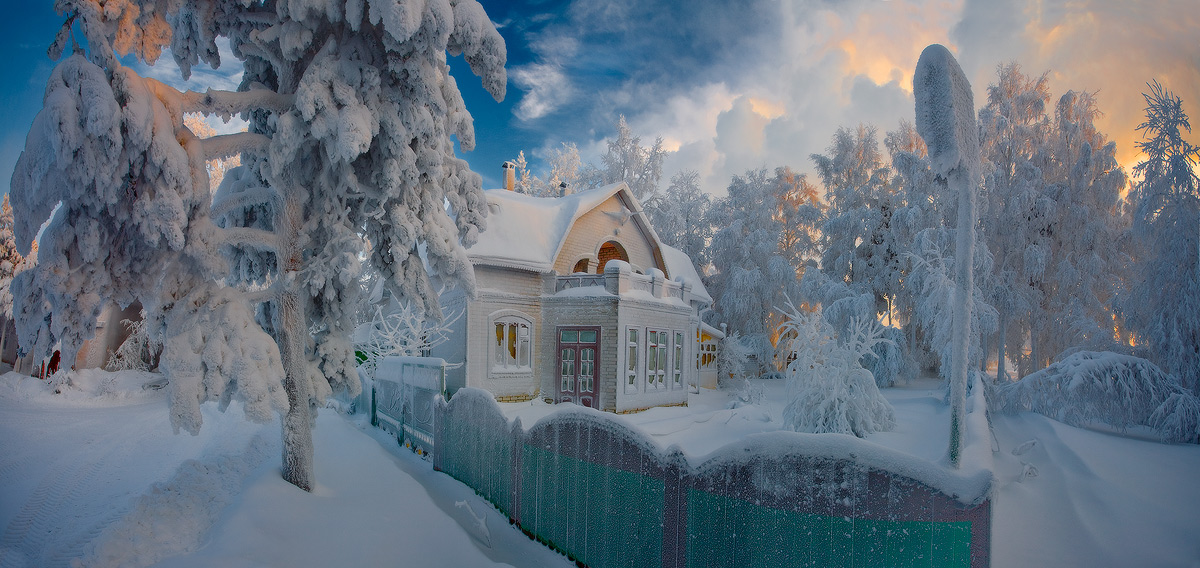
#> input picture 06_pract_regression/image.jpg, 1200 x 568 px, found by its file name
$ python pyp.py
#> lines starting #> are read from the running program, lines starting #| are printed output that depends on the picture
from PIL import Image
import numpy as np

from sklearn import linear_model
import matplotlib.pyplot as plt

im = Image.open('C:/Users/MAGI/Desktop/image.JPG')
#> im is the input picture: PIL image 1200x568 RGB; mean R, G, B 101.8, 114.2, 126.7
data=np.array(im.getdata()).reshape([im.height,im.width,3])

x = np.arange(0, im.width)
#> x = 1200 values from 0 to 1199
X = np.array([x, x**2.0, x**3.0, x**4.0, x**5.0]).transpose()

y = data[0, :, 2]
#> y = 1200 values, max 200 at index 263, min 38 at index 83, mean 132.5

b = data[0, :, 2]
#> b has the same summary as y
g = data[0, :, 1]
#> g = 1200 values, max 196 at index 885, min 28 at index 365, mean 117.3
r = data[0, :, 0]
#> r = 1200 values, max 205 at index 886, min 0 at index 0, mean 103.7

plt.plot(r,'-r',g,'-g',b,'-b')

lm = linear_model.LinearRegression()
lm.fit(X, y)
predicted = lm.predict(X)

bits_per_channel = 3
#1 bit fo minus or plus
# 4 => 3 bits for colors 2^3 = 8
threshold = 2**(bits_per_channel-1)-1

newData=np.clip(-threshold,threshold,data)
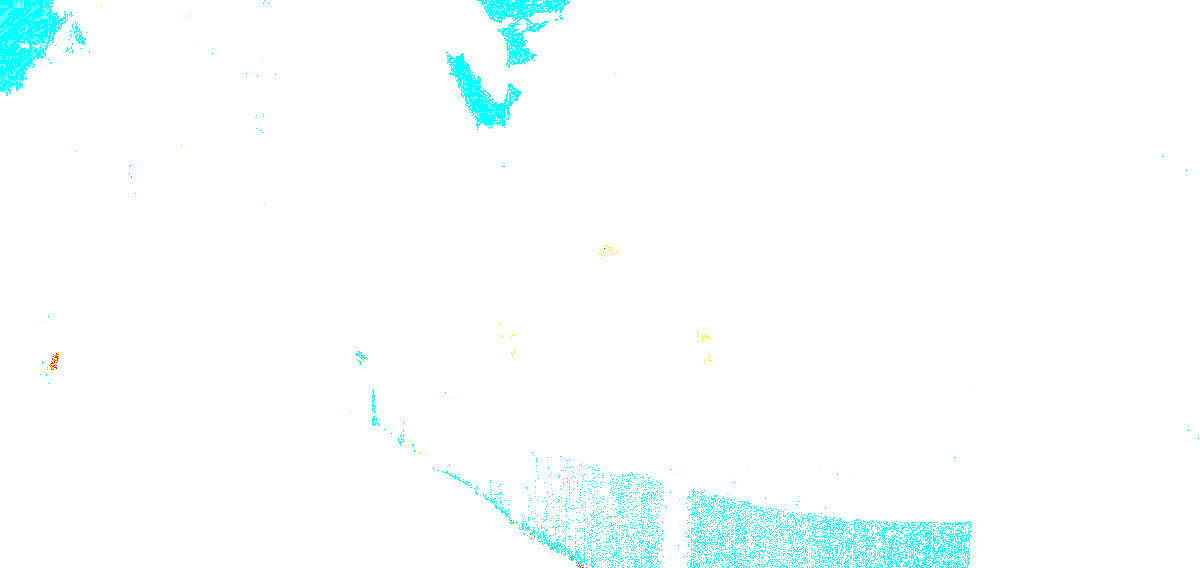
#> newData: shape (568, 1200, 3) int64; mean R, G, B 2.93, 3, 3; drawn with min black and max white


diff = y - predicted
#> diff = 1200 values, max 101.4 at index 263, min -67.15 at index 365, mean 1.77e-14
diff = np.clip(diff, -threshold, threshold)
#> diff = 1200 values, max 3 at index 0, min -3 at index 59, mean -0.00315

y = predicted + diff
#> y = 1200 values, max 175.7 at index 946, min 93.28 at index 139, mean 132.5
y = np.clip(np.round(y), 0, 255)
#> y = 1200 values, max 176 at index 928, min 93 at index 90, mean 132.5

mas = [[0]*3 for i in range(im.height)]
for i in range(im.height):
    for j in range(3):
            y = data[i, :, j]
            lm = linear_model.LinearRegression()
            lm.fit(X, y)
            predicted = lm.predict(X)
            diff = y - predicted
            diff = np.clip(diff, -threshold, threshold)
            y = predicted + diff
            y = np.clip(np.round(y), 0, 255)
            mas[i][j] = y.astype(int)
#> after the loop, mas = 568 items

pix = im.load()
for i in range(im.height):
    for j in range(im.width):
        for k in range(3):
            _list = list(pix[j, i])
            _list[k] = mas[i][k][j]
            pix[j, i] = tuple(_list)


im.save('ready.png')
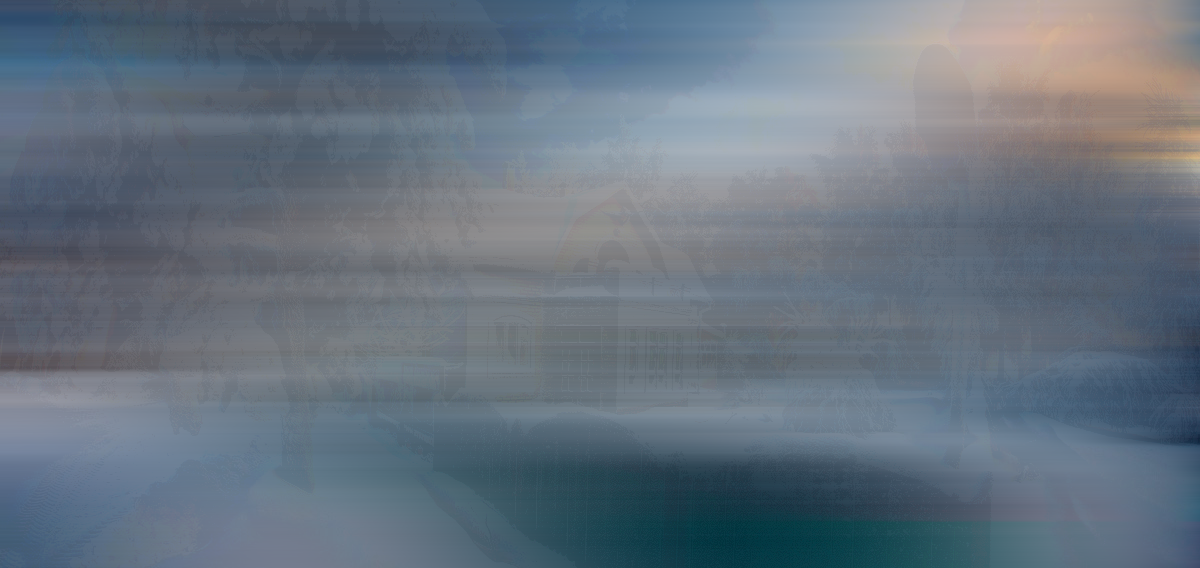
#> saved as ready.png: PIL image 1200x568 RGB; mean R, G, B 101.8, 114.3, 126.9
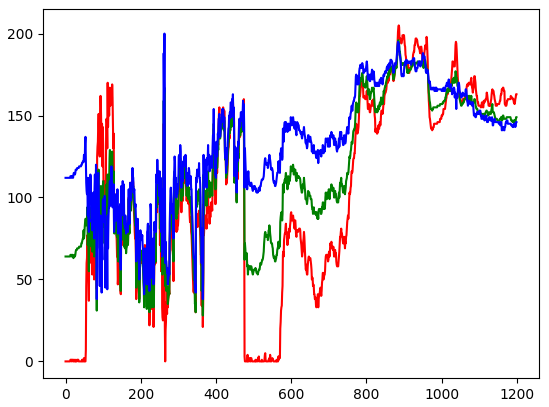
#> figure drawn by matplotlib, 1 panel; curve peaks at x = 886, y = 205; curve peaks at x = 885, y = 196; curve peaks at x = 263, y = 200

$ run again, with 06_pract_regression/3.png saved as 06_pract_regression/image.jpg
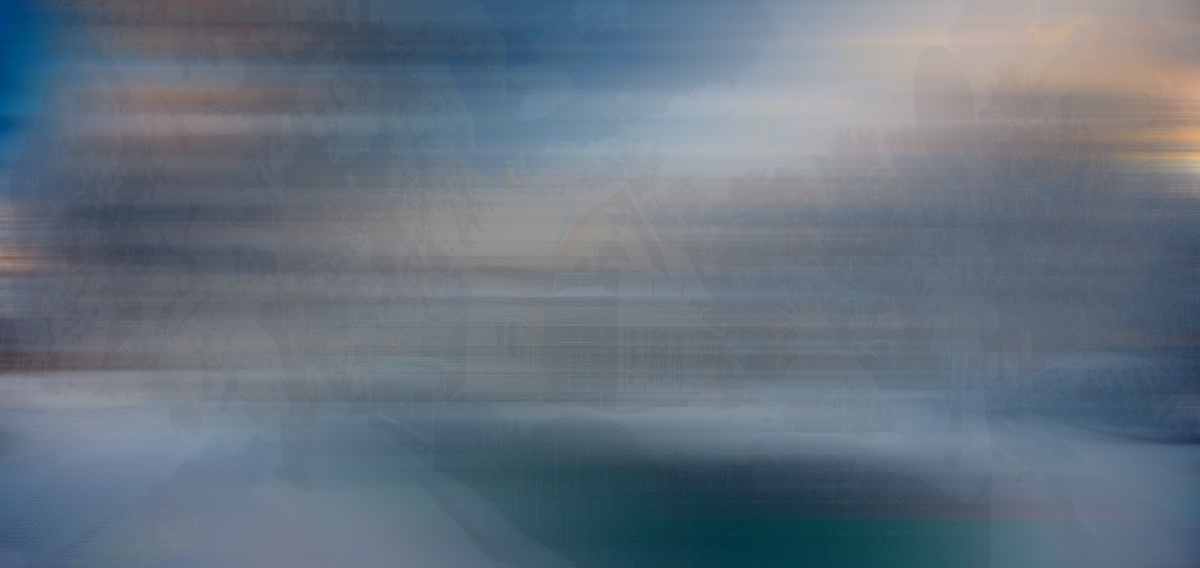
#> input picture 06_pract_regression/3.png, 1200 x 568 px, found by its file name
#> im is the input picture: PIL image 1200x568 RGB; mean R, G, B 101.9, 114.3, 126.9
#> `y = data[0, :, 2]`: y = 1200 values, max 178 at index 954, min 86 at index 129, mean 132.3
#> b has the same summary as y
#> g = 1200 values, max 175 at index 1037, min 64 at index 0, mean 117.2
#> r = 1200 values, max 184 at index 1037, min 0 at index 11, mean 103.9
#> `newData=np.clip(-threshold,threshold,data)`:
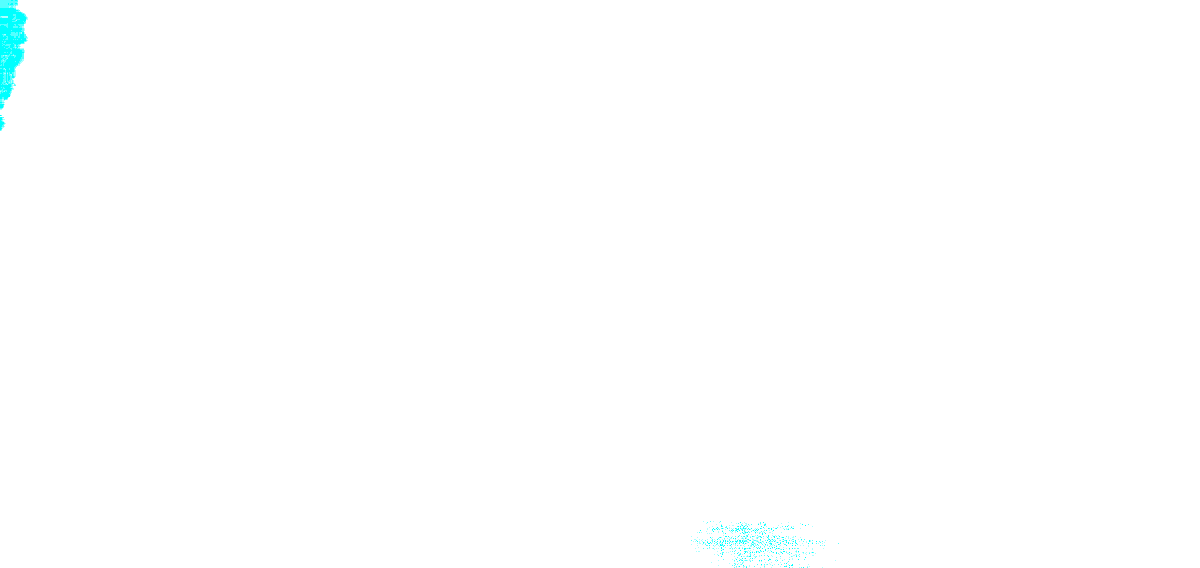
#> newData: shape (568, 1200, 3) int64; mean R, G, B 2.99, 3, 3; drawn with min black and max white
#> `diff = y - predicted`: diff = 1200 values, max 17.96 at index 5, min -11.52 at index 129, mean -3.56e-14
#> `diff = np.clip(diff, -threshold, threshold)`: diff = 1200 values, max 3 at index 0, min -3 at index 75, mean -0.0258
#> `y = predicted + diff`: y = 1200 values, max 175 at index 941, min 94.26 at index 173, mean 132.3
#> `y = np.clip(np.round(y), 0, 255)`: y = 1200 values, max 175 at index 928, min 94 at index 132, mean 132.3
#> after the loop `for i in range(im.height):`: mas = 568 items
#> `im.save('ready.png')`:
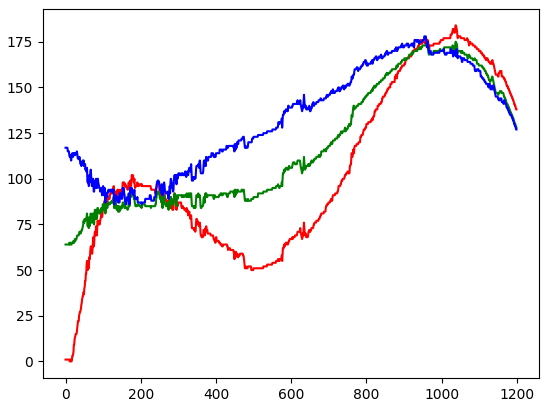
#> figure drawn by matplotlib, 1 panel; curve peaks at x = 1037, y = 184; curve peaks at x = 1037, y = 175; curve peaks at x = 954, y = 178
